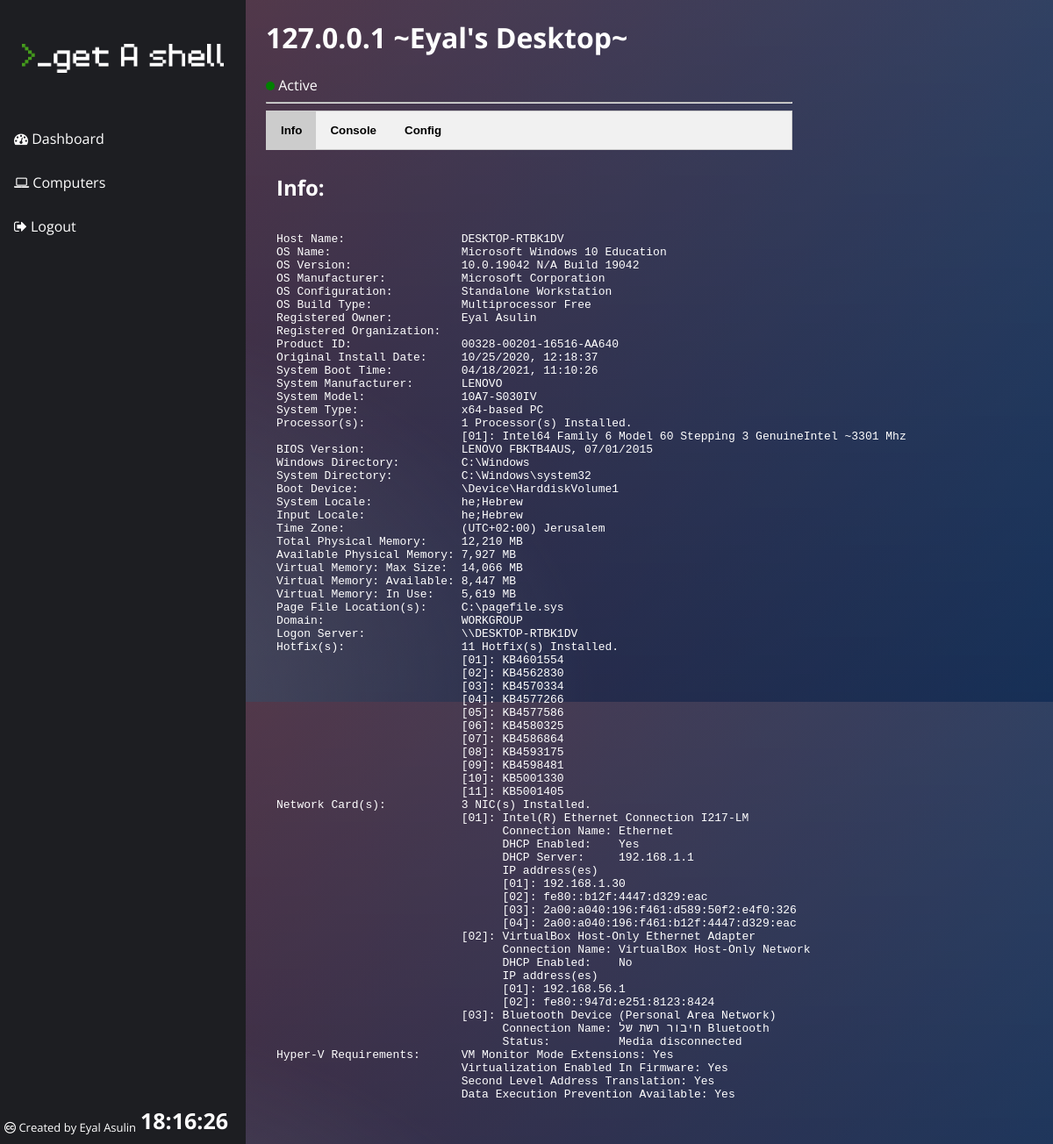
Screenshot of /computer?id=2 (signed in) with the database file from the repository.
### models.py (models this page shows)
class Computer(db.Model):
    __tablename__ = 'computer'
    id = db.Column(db.Integer, primary_key=True)
    user_id = db.Column(db.Integer, sqlalchemy.ForeignKey('user.id'))
    ip = db.Column(db.String(15))
    name = db.Column(db.String(30))
    active = db.Column(db.Boolean)
    info = db.Column(db.String(6000))

### main.py (the view)
@main.route('/computer')
@flask_login.login_required
def computer():
    computer = Computer.query.filter_by(id=int(flask.request.args.get("id"))).first()
    if computer and computer.user_id == flask_login.current_user.id:
        return flask.render_template('computer.html', computer=computer)
    return flask.abort(404)

### __init__.py (called while the page is built)
@login_manager.user_loader
def load_user(user_id):
    return User.query.get(int(user_id))

### templates/computer.html (shortened to what this page needs)
{% extends "main_base.html" %}
    {% block content %}
        <div class="content">
            <header>
                <h1>{{ computer.ip }} ~{{ computer.name }}~</h1>
                <span class="dot" style="background-color: {% if computer.active %} green {% else %} red {% endif %};"></span>
                {% if computer.active %} Active {% else %} Inactive {% endif %}
                <hr>
                <div class="tab">
                    <button class="tablinks" onclick="openTab(event, 'info')" id="default">Info</button>
                    <button class="tablinks" onclick="openTab(event, 'console')" {% if not computer.active %} disabled="disabled" {% endif %}>Console</button>
                    <button class="tablinks" onclick="openTab(event, 'config')">Config</button>
                </div>
            </header>
            <main>
                <div id="info" class="tab-content">
                    <h2>Info:</h2>
                    <pre>
    {{ computer.info }}
                    </pre>
                </div>
            </main>
        </div>
    {% endblock %}

### static/styles/base.css (style rules this page uses)
html { width: 100%; height:100%; overflow:hidden; }
body { width: 100%; height:100%; font-family: 'Open Sans', sans-serif; background: #092756; background: -moz-radial-gradient(0% 100%, ellipse cover, rgba(104,128,138,.4) 10%,rgba(138,114,76,0) 40%),-moz-linear-gradient(top, rgba(57,173,219,.25) 0%, rgba(42,60,87,.4) 100%), -moz-linear-gradient(-45deg, #670d10 0%, #092756 100%); background: -webkit-radial-gradient(0% 100%, ellipse cover, rgba(104,128,138,.4) 10%,rgba(138,114,76,0) 40%), -webkit-linear-gradient(top, rgba(57,173,219,.25) 0%,rgba(42,60,87,.4) 100%), -webkit-linear-gradient(-45deg, #670d10 0%,#092756 100%); background: -o-radial-gradient(0% 100%, ellipse cover, rgba(104,128,138,.4) 10%,rgba(138,114,76,0) 40%), -o-linear-gradient(top, rgba(57,173,219,.25) 0%,rgba(42,60,87,.4) 100%), -o-linear-gradient(-45deg, #670d10 0%,#092756 100%); background: -ms-radial-gradient(0% 100%, ellipse cover, rgba(104,128,138,.4) 10%,rgba(138,114,76,0) 40%), -ms-linear-gradient(top, rgba(57,173,219,.25) 0%,rgba(42,60,87,.4) 100%), -ms-linear-gradient(-45deg, #670d10 0%,#092756 100%); background: -webkit-radial-gradient(0% 100%, ellipse cover, rgba(104,128,138,.4) 10%,rgba(138,114,76,0) 40%), linear-gradient(to bottom, rgba(57,173,219,.25) 0%,rgba(42,60,87,.4) 100%), linear-gradient(135deg, #670d10 0%,#092756 100%); filter: progid:DXImageTransform.Microsoft.gradient( startColorstr='#3E1D6D', endColorstr='#092756',GradientType=1 ); }

### static/styles/dashboard.css (style rules this page uses)
* { box-sizing: border-box; }
.content { margin-left: 280px; padding-left: 15px; }
header, main .console { color: white; }
.dot { height: 10px; width: 10px; border-radius: 50%; display: inline-block; }
header hr { width:600px; text-align:left; margin-left:0; color:gray; background-color:gray }
.tab { overflow: hidden; border: 1px solid #ccc; background-color: #f1f1f1; width: 600px; }
.tab button { background-color: inherit; float: left; border: none; outline: none; cursor: pointer; padding: 14px 16px; transition: 0.3s; font-weight: bold; }
.tab button.active { background-color: #ccc; }
.tab-content { color: #FFF; display: none; padding: 6px 12px; }

### rows the page displays
Computer: ip "127.0.0.1", name "Eyal's Desktop", info "Host Name: DESKTOP-RTBK1DV OS Name: ‏‏Microsoft Windows 10 Education OS Version: 10.0.19042 N/A Build 19042 OS Manufacturer: Microsoft Corporation OS Configuration: Standalone Workstation OS Build Type: Multiprocessor Free Registered Owner: Eyal Asulin Registered Organization: Product ID: 00328-00201-16516-AA640 Original Install Date: 10/25/2020, 12:18:37 System Boot Time: 04/18/2021, 11:10:26 System Manufacturer: LENOVO System Model: 10A7-S030IV System Type: x64-based PC Processor(s): 1 Processor(s) Installed. [01]: Intel64 Family 6 Model 60 Stepping 3 GenuineIntel ~3301 Mhz BIOS Version: LENOVO FBKTB4AUS, 07/01/2015 Windows Directory: C:\\Windows System Directory: C:\\Windows\\system32 Boot…"
